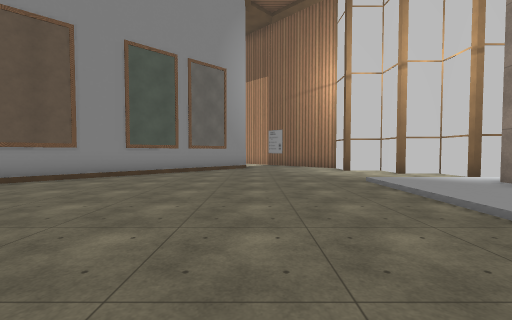
View 1 (above)

12 first-person views from a walk through a 3-D level made in the Unity game engine. The camera is 1.5 m above the floor, tilts 2° down and sees 90° across. The floor is counted in squares, 2 m on a side. Each view is taken from the middle of a square. On the plan, view 1 faces up. The plan holds only what a view shows up to about 9 squares ahead; the rest is blank. Some surface patterns are stand-ins.

View 2
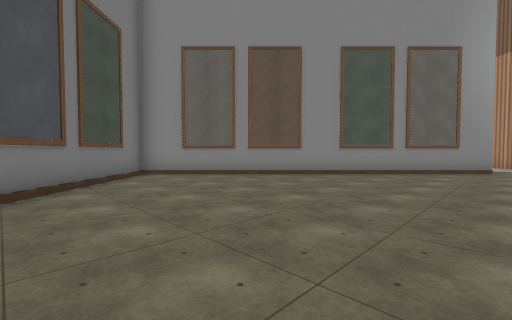

View 3
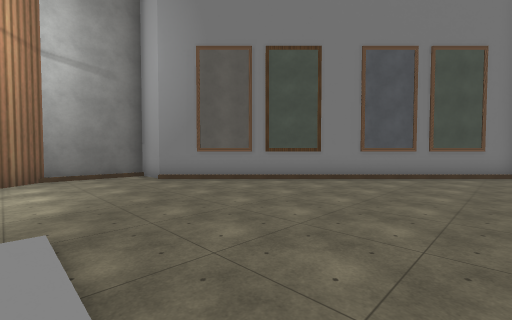

View 4
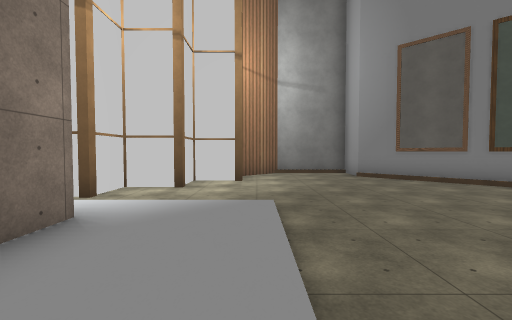

View 5
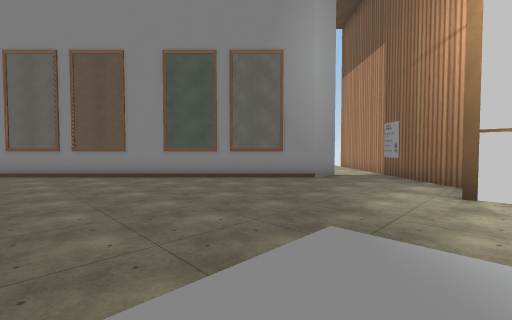

View 6
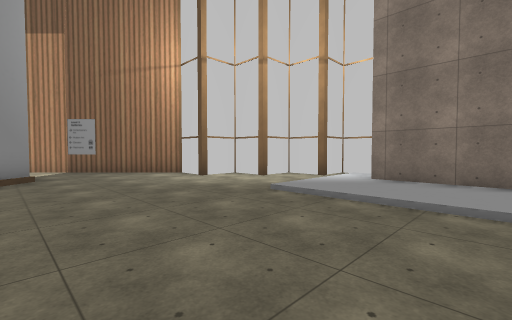

View 7
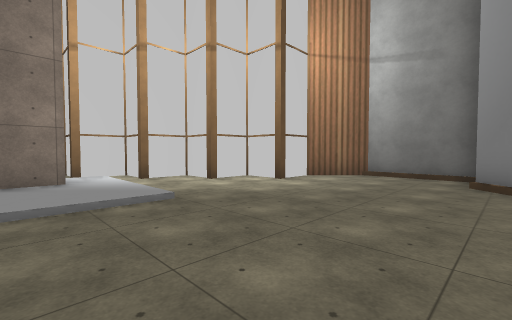

View 8
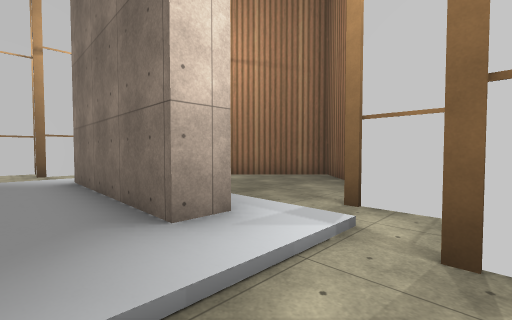

View 9
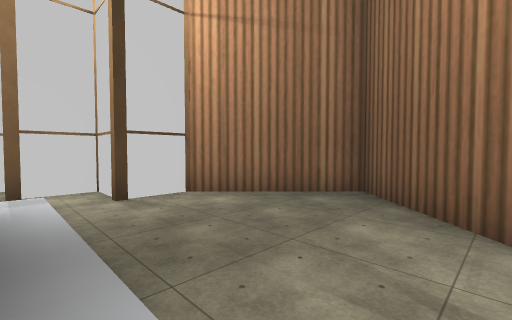

View 10
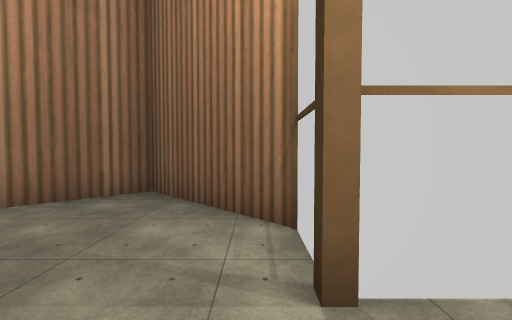

View 11
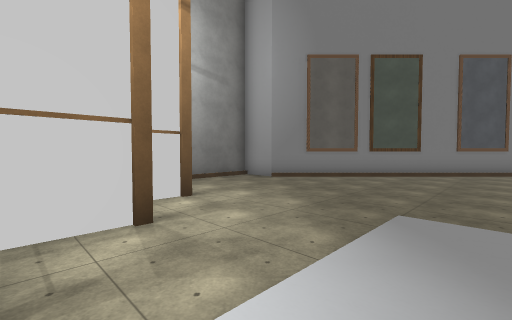

View 12
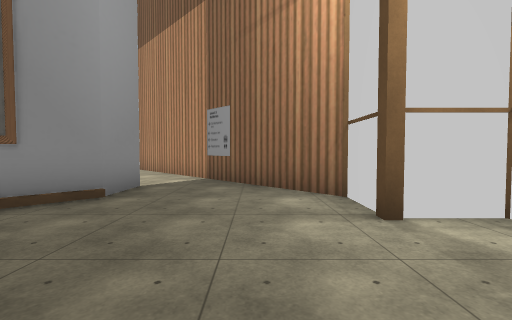

### Floor plan
Key: @ floor where view 1 was taken; # wall or solid block; . main floor; : floor 0.25 m higher than the main floor; / step, stairs or slope; O other object.
Columns run from 8 left of view 1 to 12 right of it. Each row starts with its distance up from view 1.
 16        ##
 15        .##
 14        ..##
 13        ...##
 12        #...##
 11        #....#
 10       OO....##
  9      O#......##
  8     #O........##
  7    ##..........##
  6   OO.......::::.###
  5  O#........::#:...##
  4 #O.........::#:....##
  3 #..........::#:.....#
  2 #O.........::#:....#
  1  ##........::/:...#
  0   #O....@..////.##
 -1    ##.........###
 -2     #O.......##
 -3      #O......#
 -4       ##....##
 -5        ##...#
 -6         ####

Where each view was taken, in squares from view 1:
view 1: 0 up, 0 right, facing up
view 2: 0 up, 0 right, facing up-left
view 3: 3 up, 3 right, facing down-left
view 4: 4 up, 3 right, facing down
view 5: 4 up, 4 right, facing up-left
view 6: 3 up, 1 left, facing up-right
view 7: 2 up, 1 left, facing down-right
view 8: 1 down, 4 right, facing up-right
view 9: 1 up, 6 right, facing up-right
view 10: 1 up, 6 right, facing right
view 11: 1 up, 6 right, facing down-left
view 12: 7 up, 2 right, facing up
